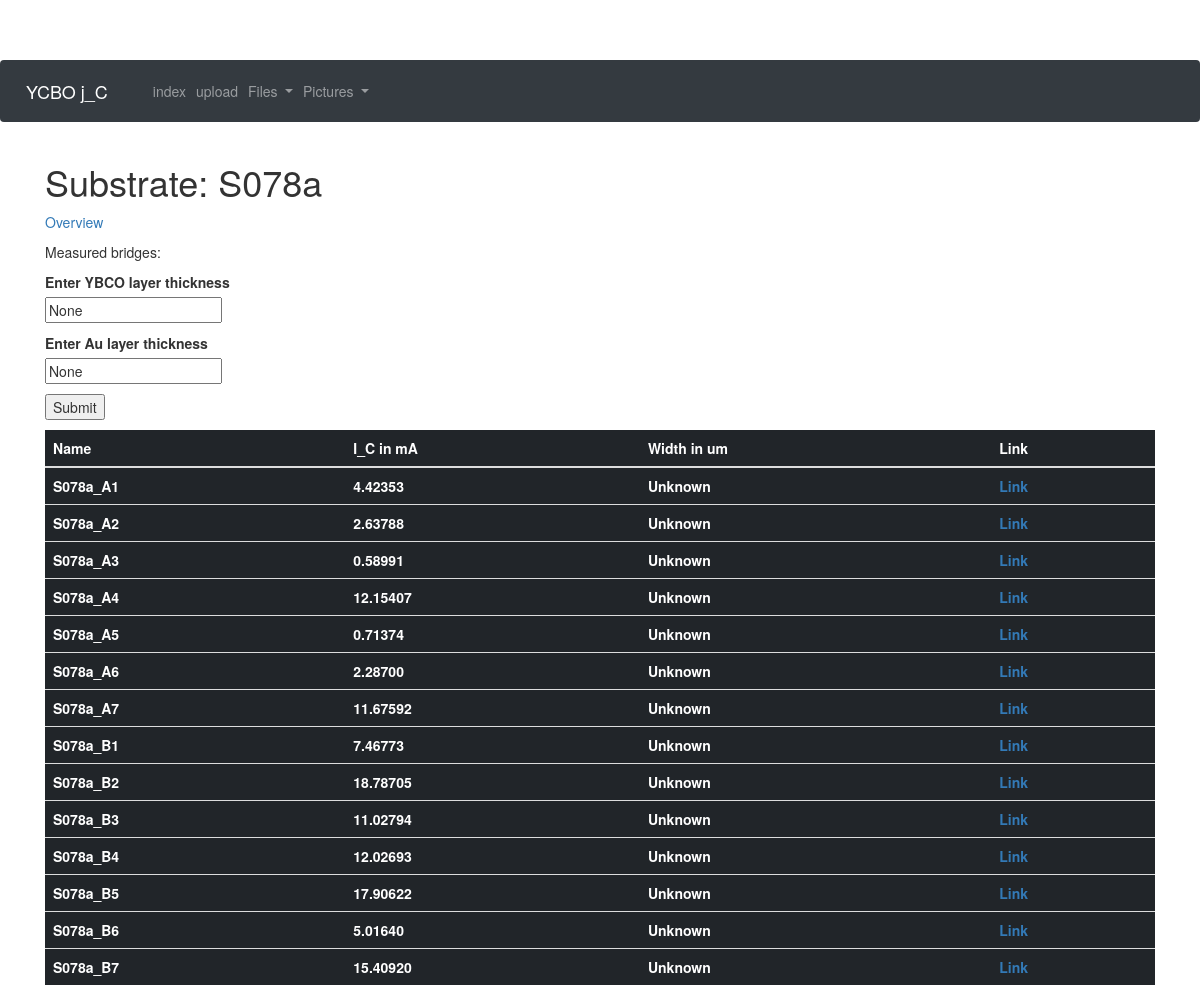
The page /substrate/S078a on the database its author committed.
### app/models.py (models this page shows, shortened)
class Substrate(db.Model):
    id = db.Column(db.Integer, primary_key = True)
    substratename = db.Column(db.String(32))
    Au_layer = db.Column(db.Integer)
    YBCO_layer = db.Column(db.Integer)
    bridges = db.relationship("Bridge", backref = "substrate", lazy="dynamic")

class Bridge(db.Model):
    id = db.Column(db.Integer, primary_key = True)
    substrate_id = db.Column(db.Integer, db.ForeignKey("substrate.id"))
    bridgename = db.Column(db.String(32))
    j_C = db.Column(db.Float)
    res = db.Column(db.Float)
    bridgewitdh = db.Column(db.Float)
    documents = db.relationship("Document", backref = "bridge", lazy = "dynamic")
    pictures = db.relationship("Picture", backref = "bridge", lazy = "dynamic")

### app/routes.py (the view)
@app.route("/substrate/<substratename>", methods=["POST","GET"])
def substrate(substratename):
    substrate = Substrate.query.filter_by(substratename=substratename).first_or_404()
    form = SubstrateEditForm()
    form.YBCO_layer.default = substrate.YBCO_layer
    form.Au_layer.default = substrate.Au_layer
    if request.method =="POST":
        if form.submit_layer.data:
            substrate.YBCO_layer = form.YBCO_layer.data
            substrate.Au_layer = form.Au_layer.data
            db.session.add(substrate)
            db.session.commit()
    return render_template("substrate.html", substrate = substrate, form = form)

### app/forms.py
class SubstrateEditForm(FlaskForm):
    YBCO_layer = StringField("Enter YBCO layer thickness")
    Au_layer = StringField("Enter Au layer thickness")
    submit_layer = SubmitField("Submit")

### app/templates/substrate.html (shortened to what this page needs)
{% extends "base.html" %}
{% block content %}
<h1>Substrate: {{substrate.substratename}}</h1>
<p><a href="{{url_for('index')}}">Overview</a></p>
<p>Measured bridges:<p>
<form action="" method="post">
  <p>
    {{ form.YBCO_layer.label }}<br>
    {{ form.YBCO_layer(value=form.YBCO_layer.default) }}
  </p>
  <p>
    {{ form.Au_layer.label }}<br>
    {{ form.Au_layer(value=form.Au_layer.default) }}
  </p>
  <p>{{ form.submit_layer() }}</p>
</form>
<table class="table table-dark">
  <thead>
    <tr>
      <th scope="col">Name</th>
      <th scope="col">I_C in mA</th>
      <th scope="col">Width in um</th>
      <th scope="col">Link</th>
    </tr>
  </thead>
  <tbody>
    {% for bridge in substrate.bridges.all() %}
    <tr>
      <th scope="row">{{ bridge.bridgename }}</th>
      <th>{% if bridge.j_C %}{{ "%.5f"%bridge.j_C }}{% else %}Unknown{% endif %}</th>
      <th>{% if bridge.bridgewitdh %}{{ "%.5f"%bridge.bridgewitdh }}{% else %}Unknown{% endif %}</th>
      <th><a href="{{url_for('bridge', bridgename = bridge.bridgename) }}">Link</a></th>
    </tr>
    {% endfor %}
  </tbody>
</table>
{% endblock %}

### app/templates/base.html (style rules this page uses)
body { padding-top: 60px; }

### rows shown on the page
Substrate: substratename "S078a"
Bridge: bridgename "S078a_A1", j_C "4.42353", shows "Unknown"
Bridge: bridgename "S078a_A2", j_C "2.63788", shows "Unknown"
Bridge: bridgename "S078a_A3", j_C "0.58991", shows "Unknown"
Bridge: bridgename "S078a_A4", j_C "12.15407", shows "Unknown"
Bridge: bridgename "S078a_A5", j_C "0.71374", shows "Unknown"
Bridge: bridgename "S078a_A6", j_C "2.28700", shows "Unknown"
Bridge: bridgename "S078a_A7", j_C "11.67592", shows "Unknown"
Bridge: bridgename "S078a_B1", j_C "7.46773", shows "Unknown"
Bridge: bridgename "S078a_B2", j_C "18.78705", shows "Unknown"
Bridge: bridgename "S078a_B3", j_C "11.02794", shows "Unknown"
Bridge: bridgename "S078a_B4", j_C "12.02693", shows "Unknown"
Bridge: bridgename "S078a_B5", j_C "17.90622", shows "Unknown"
Bridge: bridgename "S078a_B6", j_C "5.01640", shows "Unknown"
Bridge: bridgename "S078a_B7", j_C "15.40920", shows "Unknown"
